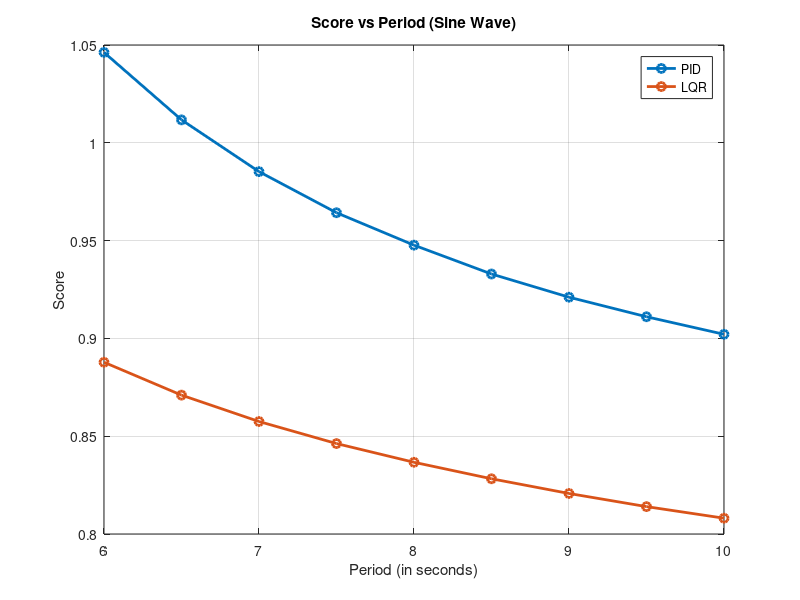
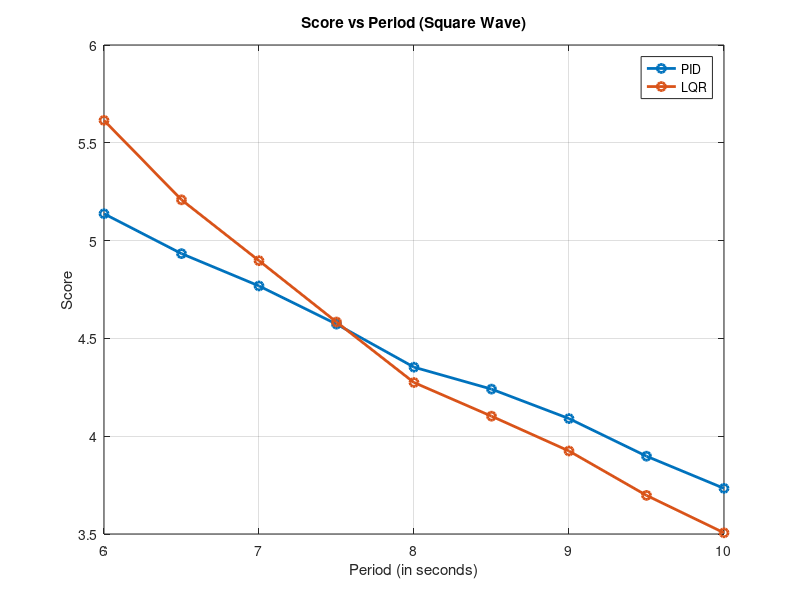

Recreate these plots in MATLAB, in order.
% Your data list
data_pid_sin = [1.04622523485385 1.01172646124932 0.985261787725355 0.964247504458132 0.947669450772139 0.932920923826508 0.921065968286952 0.911071001839102 0.902098014256173];

data_pid_square = [5.13730839233362 4.93337884489977 4.76819171987716 4.57298598761860 4.35285865532941 4.24069616487708 4.09006559041723 3.89773306158793 3.73342406841827];


data_lqr_sin = [0.887800873616232 0.870998868294365 0.857508398114077 0.846235029643763 0.836666052926347 0.828234349653315 0.820718254290085 0.813999820406251 0.808079672624737];

data_lqr_square = [5.61465640268846 5.20848819139829 4.89731832059958 4.58368669488369 4.27438989262143 4.10235271231202 3.92435258277520 3.69738953708598 3.50615211286383];


% X-axis labels
per = 6:0.5:10;
% Create the plot
figure;
plot(per, data_pid_sin, '-o', 'LineWidth', 2);
hold on;
plot(per, data_lqr_sin, '-o', 'LineWidth', 2);
hold off;
%xticks(1:length(labels));
%xticklabels(labels);

legend('PID', 'LQR');
% Add labels and title
xlabel('Period (in seconds)');
ylabel('Score');
title('Score vs Period (Sine Wave)');
grid on;

% Create the plot
figure;
plot(per, data_pid_square, '-o', 'LineWidth', 2);
hold on;
plot(per, data_lqr_square, '-o', 'LineWidth', 2);
hold off;
%xticks(1:length(labels));
%xticklabels(labels);

legend('PID', 'LQR');
% Add labels and title
xlabel('Period (in seconds)');
ylabel('Score');
title('Score vs Period (Square Wave)');
grid on;
